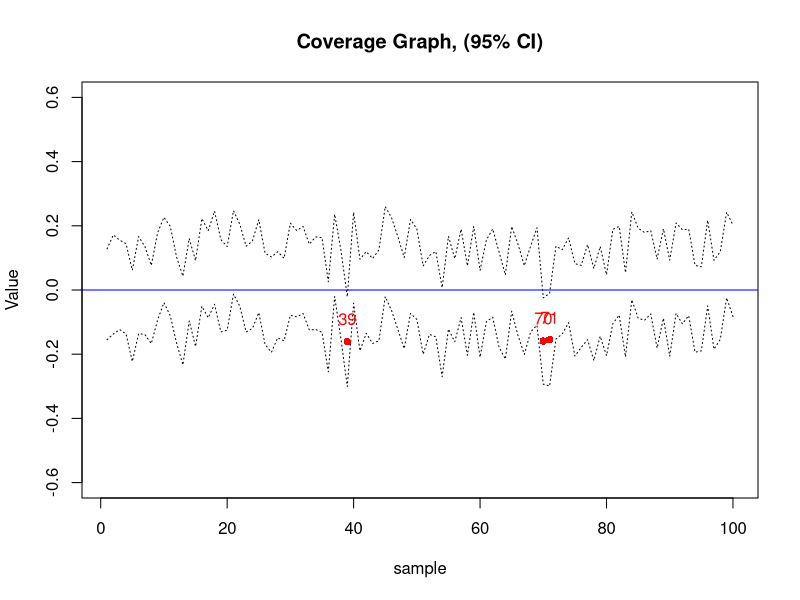

Write the R code that produced this figure.
## ---- chunk 1
set.seed(116)
observations<-200
samples<-100
datasets<-replicate(samples,rnorm(observations,mean=0,sd=1))
## ---- chunk 2
results<-matrix(NA,nrow=5,ncol=samples)
results[1,]<-abs(colMeans(datasets)-0)
results[2,]<-apply(X=datasets,MARGIN=2,FUN=sd)/sqrt(observations)
results[3,]<-colMeans(datasets)+results[2,]*-1.96
results[4,]<-colMeans(datasets)+results[2,]*1.96
results[5,]<-ifelse((results[4,]<0 | results[3,]>0),1,0)
## ---- chunk 3
plot(c(1:samples),results[3,],type="l", lty=3, ylim=c(-0.6,0.6), main="Coverage Graph, (95% CI)", 
     xlab="sample", ylab="Value")
lines(c(1:samples),results[4,],type="l", lty=3)
abline(h=0, col="blue")
lines(which(results[5,]==1),colMeans(datasets[,results[5,]==1]), type="p", pch=16, col="red")
text(x=1:samples, y=0.07+colMeans(datasets), labels=ifelse(results[5,]==1,c(1:samples),""), col="red") 
## ---- chunk 4
library(knitr)
dataNC<-data.frame(datasets[,results[5,]==1])
colnames(dataNC)<-paste("Sample ", which(results[5,]==1))
kable(dataNC, caption = "Simulated samples that don't cover the population mean")
